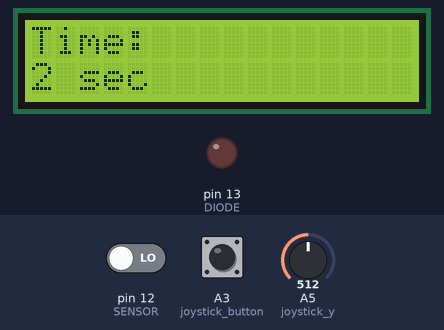
A sketch run on a simulated Arduino Uno, built with avr-gcc and run on an emulated ATmega328P. Parts: 16×2 character LCD, output pins drawn as LEDs (lit = HIGH). Inputs (shaded band) come from the test bench; at power-on: pin 12 (SENSOR) LOW, A5 (joystick_y) = 512, A3 (joystick_button) HIGH.

Above: at 1.2 s.
1.3 s: pin 12 (SENSOR) driven HIGH
At 1.7 s:
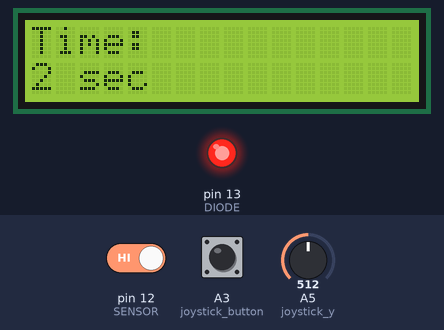
4.3 s: A5 (joystick_y) set to 716
At 5.6 s:
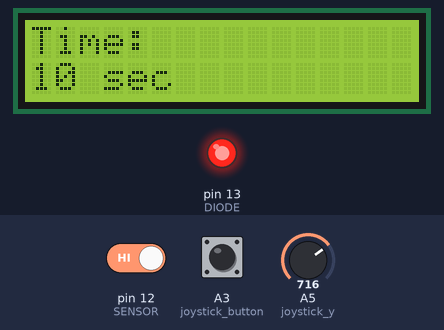
5.8 s: A3 (joystick_button) pulled LOW for 1 s
At 6.0 s:
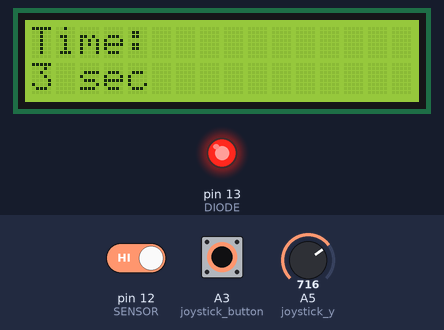
8.3 s: A3 (joystick_button) pulled LOW for 3.2 s
At 11.66 s:
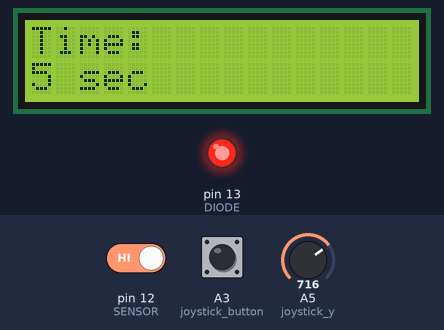
13.0 s: A5 (joystick_y) set to 502
14.5 s: A5 (joystick_y) set to 478
At 14.55 s:
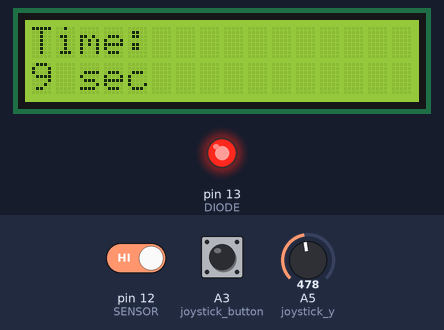
Timing chart, 0 to 17.5 s (numbered marks = the images above; inputs shaded):
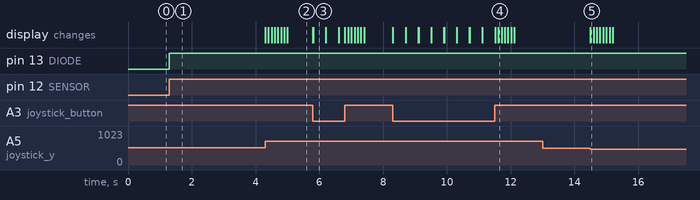

The sketch:

Motion_sensor.ino
```cpp
#include <LiquidCrystal.h>
LiquidCrystal lcd(7, 6, 5, 4, 3, 2);

#define joystick_x A4
#define joystick_y A5
#define joystick_button A3
#define DIODE 13
#define SENSOR 12

#define DEAD_ZONE 20
#define DELAY 100

unsigned long timer_y = 0, timer_button = 0;

int delay_time = 2;
bool led_on = false;
unsigned long led_timer = 0;

void ReadJoystick() {
  int Y = analogRead(joystick_y);
  if (Y < 512 - DEAD_ZONE || Y > 512 + DEAD_ZONE) {
    if (millis() - timer_y >= DELAY) {
      if (Y < 512 - DEAD_ZONE || Y > 512 + DEAD_ZONE) {
        if (Y > (512 + DEAD_ZONE)) {
          delay_time++;
          if (delay_time > 10) {
            delay_time = 10;
          }
        } else if (Y < (512 - DEAD_ZONE)) {
          delay_time--;
          if (delay_time < 2) {
            delay_time = 2;
          }
        }
      }
      timer_y = millis();
    }
  }
}

void CheckJoystickButton() {
  if (digitalRead(joystick_button) == LOW){
    if (millis() - timer_button >= DELAY) {
      if (digitalRead(joystick_button) == LOW) {
        delay_time = 2;
        timer_button = millis();
      }
    }
  }
}

void DisplayTime() {
  lcd.setCursor(0, 1);
  lcd.print(delay_time);
  lcd.print(" sec ");
}

void CheckMotionSensor() {
  if (digitalRead(SENSOR) == HIGH && !led_on) {
    led_on = true;
    digitalWrite(DIODE, HIGH);
    led_timer = millis();
  }
}

void ManageLED() {
  if (led_on && (millis() - led_timer >= delay_time * 1000)) {
    digitalWrite(DIODE, LOW);
    led_on = false;
  }
}

void setup() {
  pinMode(joystick_x, INPUT_PULLUP);
  pinMode(joystick_y, INPUT_PULLUP);
  pinMode(joystick_button, INPUT_PULLUP);
  pinMode(DIODE, OUTPUT);
  pinMode(SENSOR, INPUT);

  lcd.begin(16 , 2);
  lcd.clear();
  lcd.setCursor(0, 0);
  lcd.print("Time:");
}

void loop() {
  CheckJoystickButton();
  ReadJoystick();
  DisplayTime();
  CheckMotionSensor();
  ManageLED();
}
```

Measured:
- after the input at 1.3 s, pin 13 (DIODE): LOW → HIGH at once
- after the input at 4.3 s, the display: first changes at once (image 2 shows a later state)
- after the input at 5.8 s, the display: first changes at once (image 3 shows a later state)
- after the input at 8.3 s, the display: first changes at once (image 4 shows a later state)
- after the input at 13.0 s, every drawn part: stays the same
- after the input at 14.5 s, the display: changes at once (image 5)
